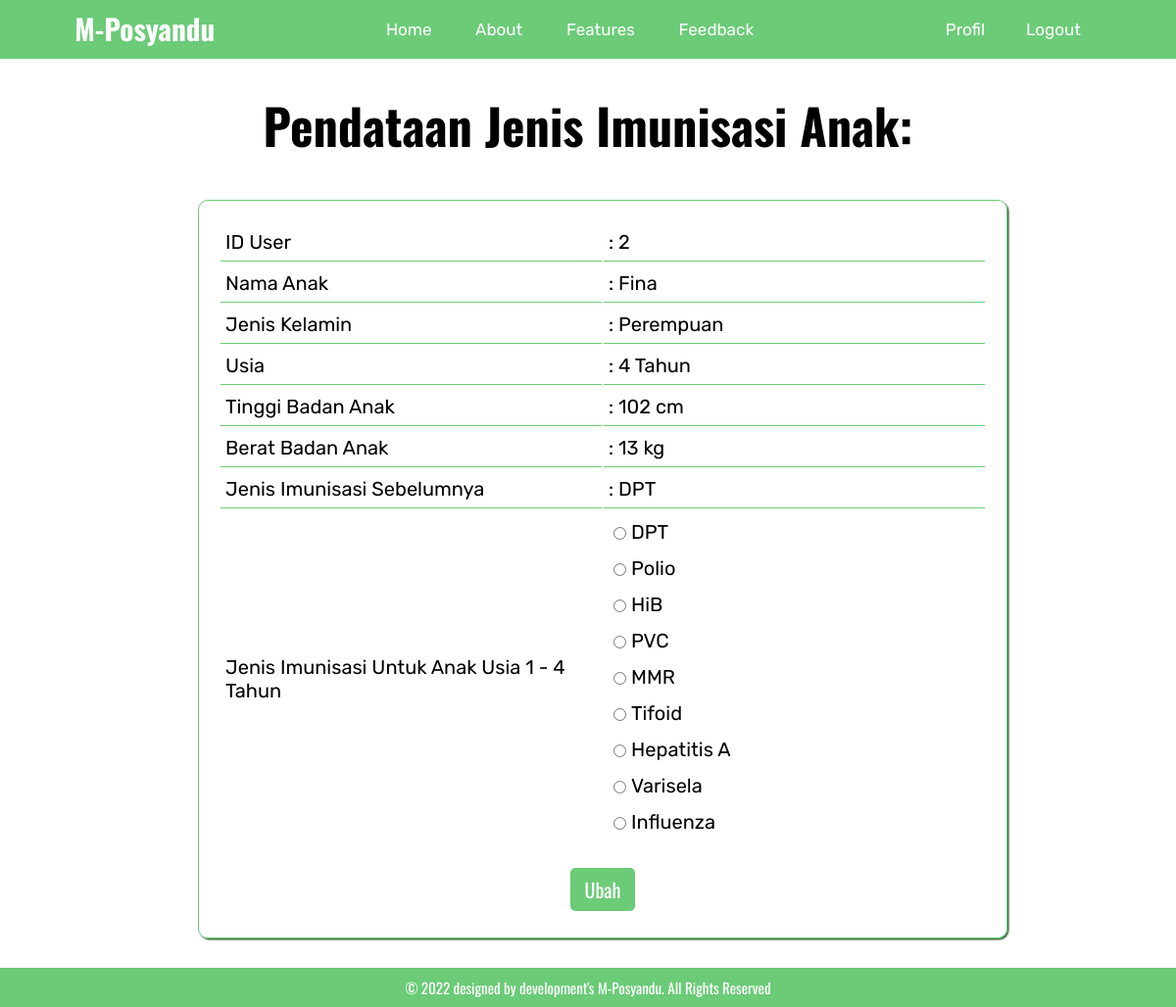
Page /ubah.php?ID=5 (signed in) on the committed database.
### tables this page shows
CREATE TABLE `data_anak` (
  `ID` int(10) NOT NULL,
  `ID_user` int(10) NOT NULL,
  `nama_anak` varchar(100) NOT NULL,
  `jenis_kelamin` varchar(20) NOT NULL,
  `tanggal_lahir` date NOT NULL,
  `tinggi` int(255) NOT NULL,
  `berat` int(255) NOT NULL,
  `nama_ibu` varchar(100) NOT NULL,
  `nama_ayah` varchar(100) NOT NULL,
  `foto_anak` varchar(100) NOT NULL,
  `tanggal_isi` varchar(100) NOT NULL,
  `imunisasi` varchar(100) NOT NULL
);

### ubah.php (the view, shortened to what this page needs)
<?php
    require 'config.php';
    if(!isset($_SESSION['loginAdmin'])){
        echo "
        <script>
            alert('Akses ditolak, silahkan login dulu');
            document.location.href = 'admin_login.php';
        </script>";
    }else{
        if(isset($_GET['ID'])){
            $id = $_GET['ID'];
        };
        $result = mysqli_query($db,
            "SELECT * FROM data_anak WHERE ID='$id'");
        $row = mysqli_fetch_array($result);
    }
?>
<!DOCTYPE html>
<html lang="en">
<head>
    <link rel="stylesheet" href="style2.css">
</head>
<body>
    <nav>
        <div class="icon">
            <h3>M-Posyandu</h3>
        </div>
        <ul class="menu-1">
            <li><a href="homeAdmin.php">Home</a></li>
            <li><a href="about_admin.html">About</a></li>
            <li><a href="homeAdmin.php#features">Features</a></li>
            <li><a href="feedback.php">Feedback</a></li>
        </ul>
        <ul class="menu-2">
            <li><a href="profil_admin.php">Profil</a></li>
            <li><a href="logout.php">Logout</a></li>
        </ul>
    </nav>
    <div class="main-content">
        <div class="tambah">
            <h2 align="center">Pendataan Jenis Imunisasi Anak:</h2>
            <table>
                <tr>
                    <td>ID User</td>
                    <td>: <?=$row['ID_user']?></td>
                </tr>
                <tr>
                    <td>Nama Anak</td>
                    <td>: <?=$row['nama_anak']?></td>
                </tr>
                <tr>
                    <td>Jenis Kelamin</td>
                    <td>: <?=$row['jenis_kelamin']?></td>
                </tr>
                <tr>
                    <td>Usia</td>
                    <td>:
                        <?php
                            $lahir = new DateTime($row['tanggal_lahir']);
                            $hari_ini = new DateTime();
                            $usia = $hari_ini->diff($lahir);
                            echo $usia->y; echo " Tahun";
                        ?>
                    </td>
                </tr>
                <tr>
                    <td>Tinggi Badan Anak</td>
                    <td>: <?=$row['tinggi']?> cm</td>
                </tr>
                <tr>
                    <td>Berat Badan Anak</td>
                    <td>: <?=$row['berat']?> kg</td>
                </tr>
                <tr>
                    <td>Jenis Imunisasi Sebelumnya</td>
                    <td>: <?=$row['imunisasi']?></td>
                </tr>
                <form action="" method="post" enctype="multipart/form-data">
                <tr>
                    <?php
                    if($usia->y <= 1){
                    ?>
                    <td>
                        <label>Jenis Imunisasi Untuk Anak Usia 0 - 1 Tahun</label>
                    </td>
                    <td>
                        <label><input type="radio" name="imunisasi" value="BCG" /> BCG</label>
                        <label><input type="radio" name="imunisasi" value="Polio" /> Polio</label>
                        <label><input type="radio" name="imunisasi" value="Hepatitis B" /> Hepatitis B</label>
                        <label><input type="radio" name="imunisasi" value="HiB" /> HiB</label>
                        <label><input type="radio" name="imunisasi" value="DPT" /> DPT</label>
                        <label><input type="radio" name="imunisasi" value="Rotavirus" /> Rotavirus</label>
                        <label><input type="radio" name="imunisasi" value="PVC" /> PVC</label>
                        <label><input type="radio" name="imunisasi" value="Campak" /> Campak</label>
                    </td>
                    <?php
                    } else if($usia->y > 1 && $usia->y <= 4){
                    ?>
                    <td>
                        <label>Jenis Imunisasi Untuk Anak Usia 1 - 4 Tahun</label>
                    </td>
                    <td>
                        <label><input type="radio" name="imunisasi" value="DPT" /> DPT</label>
                        <label><input type="radio" name="imunisasi" value="Polio" /> Polio</label>
                        <label><input type="radio" name="imunisasi" value="HiB" /> HiB</label>
                        <label><input type="radio" name="imunisasi" value="PVC" /> PVC</label>
                        <label><input type="radio" name="imunisasi" value="MMR" /> MMR</label>
                        <label><input type="radio" name="imunisasi" value="Tifoid" /> Tifoid</label>
                        <label><input type="radio" name="imunisasi" value="Hepatitis A" /> Hepatitis A</label>
                        <label><input type="radio" name="imunisasi" value="Varisela" /> Varisela</label>
                        <label><input type="radio" name="imunisasi" value="Influenza" /> Influenza</label>
                    </td>
                    <?php
                    } else if($usia->y >= 5 && $usia->y <= 12){
                    ?>
                    <td>
                        <label>Jenis Imunisasi Untuk Anak Usia 5 - 12 Tahun</label>
                    </td>
                    <td>
                        <label><input type="radio" name="imunisasi" value="DPT" /> DPT</label>
                        <label><input type="radio" name="imunisasi" value="Polio" /> Polio</label>
                        <label><input type="radio" name="imunisasi" value="PVC" /> PVC</label>
                        <label><input type="radio" name="imunisasi" value="MMR" /> MMR</label>
                        <label><input type="radio" name="imunisasi" value="Campak" /> HiB</label>
                        <label><input type="radio" name="imunisasi" value="Tifoid" /> Tifoid</label>
                        <label><input type="radio" name="imunisasi" value="Hepatitis A" /> Hepatitis A</label>
                        <label><input type="radio" name="imunisasi" value="Varisela" /> Varisela</label>
                        <label><input type="radio" name="imunisasi" value="Influenza" /> Influenza</label>
                    </td>
                    <?php
                    } else if($usia->y >= 12 && $usia->y <= 18){
                    ?>
                    <td>
                        <label>Jenis Imunisasi Untuk Anak Usia 0 - 18 Tahun</label>
                    </td>
                    <td>
                        <label><input type="radio" name="imunisasi" value="TT" /> TT</label>
                        <label><input type="radio" name="imunisasi" value="Hepatitis B" /> Hepatitis B</label>
                        <label><input type="radio" name="imunisasi" value="PVC" /> PVC</label>
                        <label><input type="radio" name="imunisasi" value="MMR" /> MMR</label>
                        <label><input type="radio" name="imunisasi" value="Tifoid" /> Tifoid</label>
                        <label><input type="radio" name="imunisasi" value="Hepatitis A" /> Hepatitis A</label>
                        <label><input type="radio" name="imunisasi" value="Varisela" /> Varisela</label>
                        <label><input type="radio" name="imunisasi" value="Influenza" /> Influenza</label>
                        <label><input type="radio" name="imunisasi" value="HPV" /> HPV</label>
                    </td>
                    <?php
                    }
                    ?>
                </tr>
                <tr>
                    <td colspan="2" align="center">
                        <input type="submit" name="submit" class="btn" value="Ubah" />
                    </td>
                </tr>
                </form>
            </table>
        </div>
    </div>
    <footer>
        <p align="center">© 2022 designed by development's M-Posyandu. All Rights Reserved</p>
    </footer>
</body>
</html>

### style2.css (style rules this page uses)
* { margin: 0; padding: 0; list-style: none; text-decoration: none; }
body { font-family: 'Rubik', sans-serif; overflow-x: hidden; background-image: url(https://pantirapih.or.id/rspr/wp-content/uploads/2022/04/imunisasi-anak-2.jpg); background-size: 100% 100%; background-attachment:fixed; background-repeat: repeat-y; transition: .2s ease; }
nav { display: flex; justify-content: space-around; align-items: center; background-color: #6BCB77; width: 100%; height: 60px; margin: 0px; position: -webkit-sticky; position: sticky; top: -1px; }
.icon { font-family: 'Oswald', sans-serif; font-size: 25px; color: #ffffff; bottom: 2px; position: relative; }
.menu-1 { display: flex; justify-content: space-around; width: 35%; }
.menu-2 { display: flex; justify-content: space-around; width: 15%; }
nav ul li a { color: #ffffff; text-decoration: none; font-size: 17px; }
.main-content { width: 100%; }
::placeholder { color: #1e375a; }
.tambah { display: flex; flex-direction: column; padding: 10px; align-items: center; height: auto; background-color: #ffffffde; }
.tambah h2 { font-family: 'Oswald', sans-serif; font-size: 50px; margin: 20px 0px 40px 0px; }
.tambah table { margin: 20px; width: 70%; padding: 20px; margin: 0px 15px 20px 45px; font-size: 20px; border: 1px solid #6BCB77; border-radius: 10px; box-shadow: 1.5px 1.5px 1.5px 0px rgb(53, 101, 59); }
.tambah table tr { height: 40px; }
.tambah table tr:first-child td, .tambah table tr:nth-child(2) td, .tambah table tr:nth-child(3) td, .tambah table tr:nth-child(4) td, .tambah table tr:nth-child(5) td, .tambah table tr:nth-child(6) td, .tambah table tr:nth-child(7) td, .tambah table tr:nth-child(8) td { border-bottom: 1px solid #6BCB77; padding: 5px; }
.tambah table td:first-child { width: 50%; }
.btn { margin: 20px 0px 5px 0px; background-color: #6BCB77; color: white; padding: 7px 15px; border: none; outline: none; border-radius: 5px; font-family: 'Oswald', sans-serif; font-size: 20px; cursor: pointer; }
.tambah table td label { display: flex; flex-direction: row; margin: 10px 5px; }
.tambah table td label input { margin: 7px 5px; }
footer { display: flex; justify-content: center; align-items: center; height: 40px; color: #ffffff; background-color: #6BCB77; font-family: 'Oswald', sans-serif; font-size: 15px; }

### rows in the picture
data_anak: ID_user "2", nama_anak "Fina", jenis_kelamin "Perempuan", tanggal_lahir "4", tinggi "102", berat "13", imunisasi "DPT"
